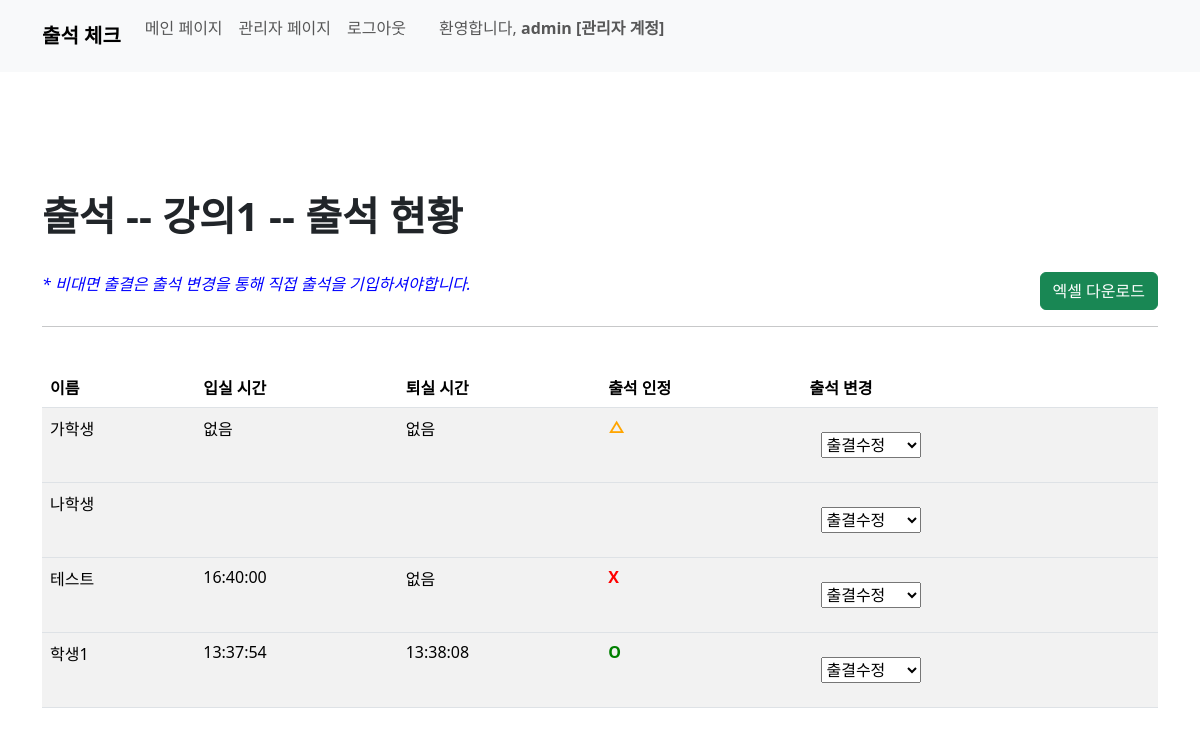
The page /course/attendance_course_board/1/ (signed in) on the database its author committed.
### course/models.py (models this page shows, shortened)
class Course(models.Model):
    course_name = models.CharField(max_length=50)
    teacher_name = models.CharField(max_length=20)
    division_name = models.ForeignKey(Division, on_delete=models.CASCADE)
    start_date = models.DateField()
    start_at = models.TimeField()
    end_at = models.TimeField()
    hours = models.IntegerField()

class ClassAttend(models.Model):
    course_id = models.ForeignKey(Course, on_delete=models.CASCADE)
    student_id = models.ForeignKey(Student, on_delete=models.CASCADE)
    start_at = models.TimeField(default=time(0, 0))
    end_at = models.TimeField(default=time(0, 0))
    attend_state = models.IntegerField(default=0)   # --> 2(출석) 1(지각) 0(결석)
    def __str__(self):
        return f'[{self.course_id.course_name} 출석] {self.student_id.name}'

### user/models.py (models this page shows, shortened)
class Student(models.Model):
    GENDER_CHOICES = (
        ('M', '남자'),
        ('F', '여자'),
        ('O', '기타'),
    )
    user = models.OneToOneField(User, on_delete=models.CASCADE)
    name = models.CharField(max_length=10)
    birth_date = models.DateField()
    gender = models.CharField(max_length=1, choices=GENDER_CHOICES)
    division = models.ForeignKey(Division, on_delete=models.CASCADE)
    qr_code = models.ImageField(upload_to='qr_codes/')
    current_course_name = models.CharField(max_length=20, default="수강중인 강의 없음", null=True)

### course/views.py (the view)
# urls.py: path('attendance_course_board/<int:pk>/', views.attendance_course_board, name='attendance_course_board'),
@user_passes_test(lambda u: u.is_staff, login_url='/') # 권한 없으면 홈으로
def attendance_course_board(request, pk):
    course = Course.objects.get(pk=pk)
    division = Division.objects.get(pk=course.division_name_id)
    students = Student.objects.filter(division_id=division.pk).order_by('name')
    class_attends = ClassAttend.objects.filter(Q(student_id__division_id=division.pk) & Q(course_id_id=course))
    print(f'{class_attends = }')
    context = {
        'course': course,
        'class_attends': class_attends,
        'students': students,
        'division': division,
    }
    return render(request, 'attendance_board/attendance_course_board.html', context)

### course/templates/attendance_board/attendance_course_board.html (shortened to what this page needs)
{% load static %}
{% load django_bootstrap5 %}
{% bootstrap_css %}
<!DOCTYPE html>
<html>
<head>
</head>
<body>
  {% include 'home/navbar.html' %}
  <br><br><br>
    <div class="container">
        <br><br>
        <h1><b>출석 -- {{ course.course_name }} -- 출석 현황</b></h1>
        <br>
        <div class="row">
          <div class="col-md-6">
            <i style="color: blue;" >
              * 비대면 출결은 출석 변경을 통해 직접 출석을 기입하셔야합니다.
            </i>
          </div>
          <div class="col-md-6 d-flex justify-content-end">
            <a class="btn btn-success" href="{% url 'course:download_attendance' course.pk %}">엑셀 다운로드</a>
          </div>
        </div>
        <hr><br>
        <table class="table table-striped">
            <thead>
              <tr>
                <th scope="col">이름</th>
                <th scope="col">입실 시간</th>
                <th scope="col">퇴실 시간</th>
                <th scope="col">출석 인정</th>
                <th scope="col">출석 변경</th>
              </tr>
            </thead>
            {% for student in students %}
                <tbody>
                    <tr>
                        <td> {{ student.name }} </td>
                        <td>
                            {% for class_attend in class_attends %}
                              {% if class_attend.student_id_id == student.id %}
                                {% if class_attend.start_at|time:"H:i:s" == '00:00:00'%}
                                  없음
                                {% else %}
                                  {{ class_attend.start_at|time:"H:i:s" }}
                                {% endif%}
                              {% endif %}
                            {% endfor %}
                        </td>
                        <td>
                            {% for class_attend in class_attends %}
                              {% if class_attend.student_id.pk == student.id %}
                                  {% if class_attend.end_at|time:"H:i:s" == '00:00:00'%}
                                  없음
                                  {% else %}
                                    {{ class_attend.end_at|time:"H:i:s" }}
                                  {% endif%}
                              {% endif %}
                            {% endfor %}
                        </td>
                        <td>
                            {% for class_attend in class_attends %}
                              {% if class_attend.student_id.pk == student.id %}
                                {% if class_attend.attend_state == 2%}
                                <b style="color: green;">
                                  O
                                </b>
                                {% elif class_attend.attend_state  == 1 %}
                                <b style="color: orange;">
                                  △
                                </b>
                                {% elif class_attend.attend_state  == 0 %}
                                <b style="color: red;">
                                  X
                                </b>
                                {% endif %}
                              {% endif %}
                            {% endfor %}
                        </td>
                        <td>
                          <form action="{% url 'course:student_attendance_update' %}" method="post" id="search_mode" class="attendance-form">
                            <div class="container my-3">
                              <select name="search_mode" id="search_mode" class="search-mode-select">
                                <option value="">출결수정</option>
                              </select>
                            </div>
                          </form>
                        </td>
                    </tr>
                </tbody>
            {% endfor %}
          </table>
  </div>
</body>
</html>

### home/templates/home/navbar.html (shortened to what this page needs)
{% load django_bootstrap5 %}
{% bootstrap_css %}
<nav class="navbar navbar-expand-lg bg-body-tertiary bg-light">
  <div class="container-fluid container">
      <a class="navbar-brand" href="{% url 'home:home' %}"><b>출석 체크</b></a>
      <div class="collapse navbar-collapse" id="navbarNav">
          <ul class="navbar-nav mb-3">
              {% if user.is_authenticated %}
                  {% if user.is_staff %}
                      <li class="nav-item">
                        <a class="nav-link" aria-current="page" href="{% url 'home:home' %}">메인 페이지</a>
                      </li>
                      <li class="nav-item">
                        <a class="nav-link" aria-current="page" href="{% url 'user:admin_home' %}">관리자 페이지</a>
                      </li>
                      <li class="nav-item">
                        <a class="nav-link" aria-current="page" href="{% url 'home:logout' %}">로그아웃</a>
                      </li>
                      {% if user.student %}
                      <span class="navbar-text mr-3">
                        &nbsp;&nbsp;&nbsp;&nbsp;&nbsp; 환영합니다, <b> {{ user.student }} </b>
                      </span>
                      {% else %}
                      <span class="navbar-text mr-3">
                        &nbsp;&nbsp;&nbsp;&nbsp;&nbsp; 환영합니다, <b> {{ user }} [관리자 계정] </b>
                      </span>
                      {% endif %}
                  {% endif %}
              {% else %}
                <li class="nav-item">
                  <a class="nav-link active" href="{% url 'home:login' %}">로그인</a>
                </li>
              {% endif %}
          </ul>
      </div>
  </div>
</nav>

### rows shown on the page
Course: course_name "강의1"
Student: name "가학생"
ClassAttend: start_at "없음", end_at "없음"
Student: name "나학생"
Student: name "테스트"
ClassAttend: start_at "16:40:00", end_at "없음", attend_state "X"
Student: name "학생1"
ClassAttend: start_at "13:37:54", end_at "13:38:08", attend_state "O"

### other values the page prints
{{ user }} "admin"
